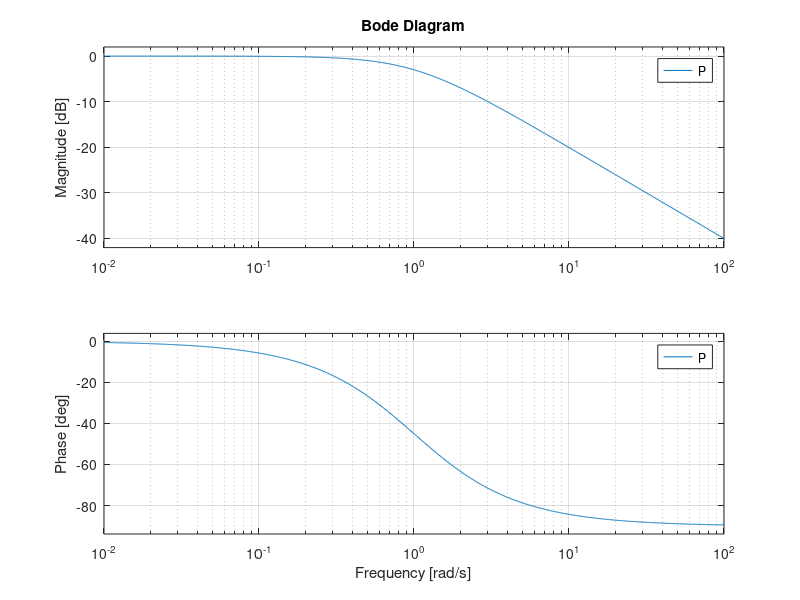
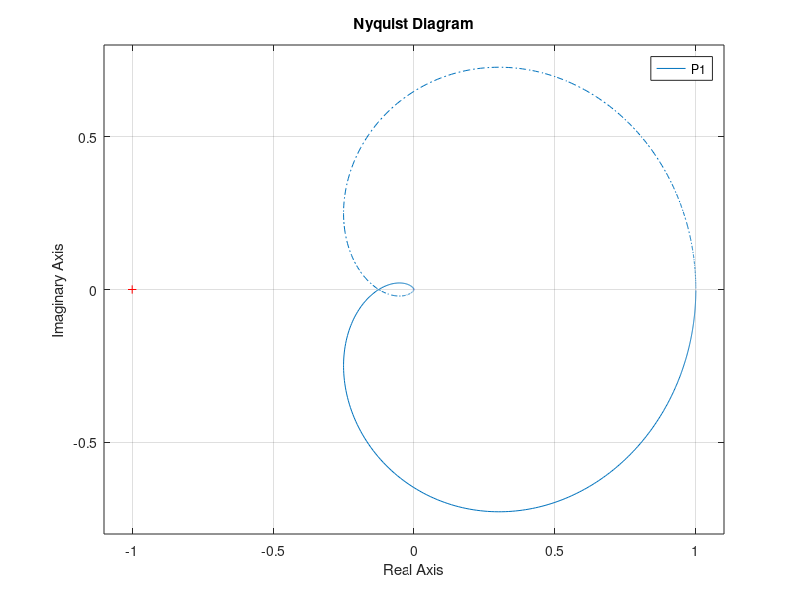
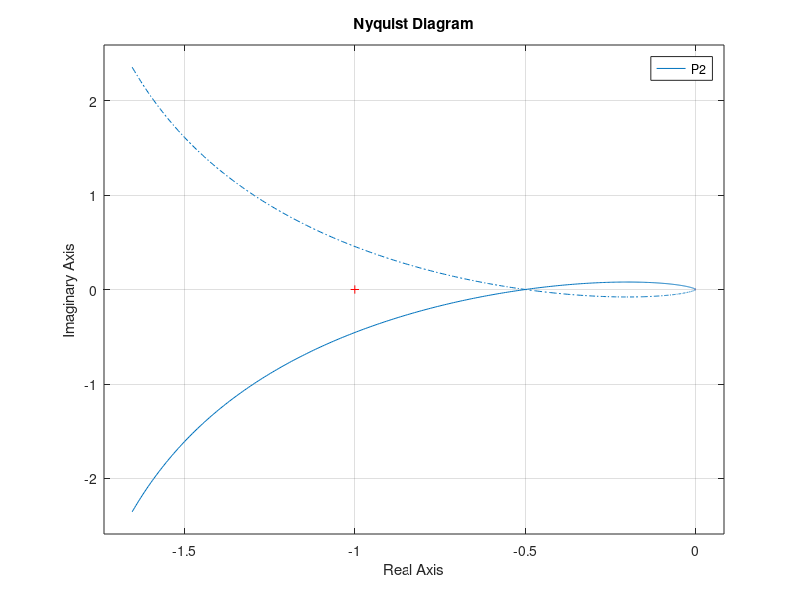
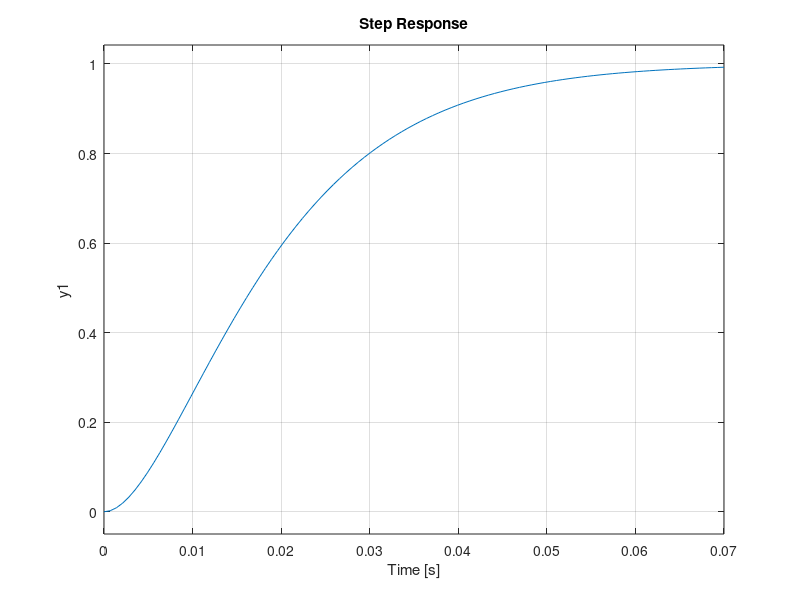

Source code (MATLAB) for these figures, in order:
% https://wiki.octave.org/GNU_Octave_Wiki
% https://wiki.octave.org/Control_package
% https://gnu-octave.github.io/
% https://gnu-octave.github.io/pkg-control/

clear all;clc;close all;

isOctave = exist('OCTAVE_VERSION', 'builtin') ~= 0
if isOctave
  pkg load control
end

s=tf('s');
P=1/(s+1);
P1=P^3
P2=1/(s*(s+1)^2)

figure();bode(P);
figure();nyquist(P1);
figure();nyquist(P2);

P=zpk(1,[-1 -2],-1)
C=zpk([-1 -2],[1 -100 -100],-100*100)

L=minreal(P*C)

figure();step(L);
figure();step(C);

